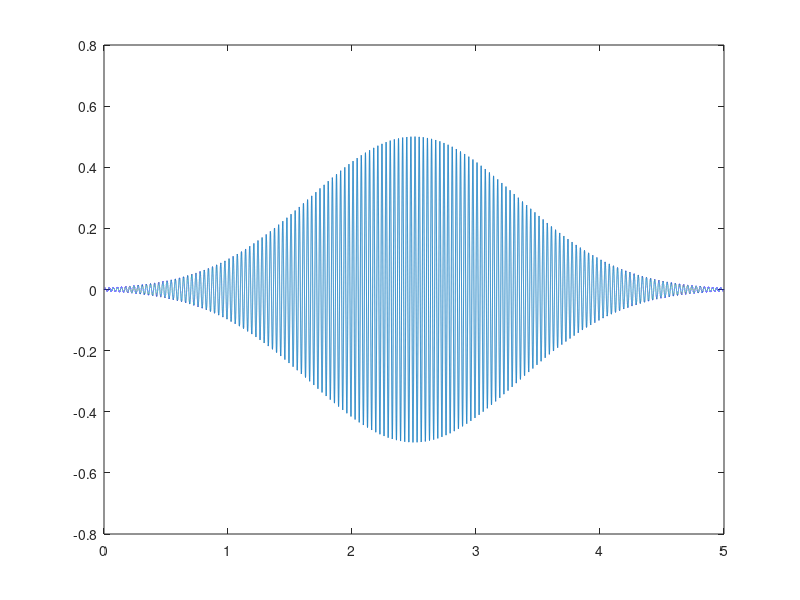

This chart was generated by the following MATLAB code:
function audioTest

    frequencyHz = 30;
    samplingFrequencyHz = 50000;
    dt = 1/samplingFrequencyHz;
    duration = 5.0;
    t = 0:dt:duration;
    tt = t-mean(t);
    sigma = mean(t)/6;
    envelope = (exp(-0.5*(tt/sigma).^2)).^0.25;
    y = 1/2*sin(2*pi*frequencyHz*tt) .* envelope;
    figure(1); clf;
    plot(t,y);
    drawnow;
    audiowrite('30Hz.wav',y, samplingFrequencyHz);
end

